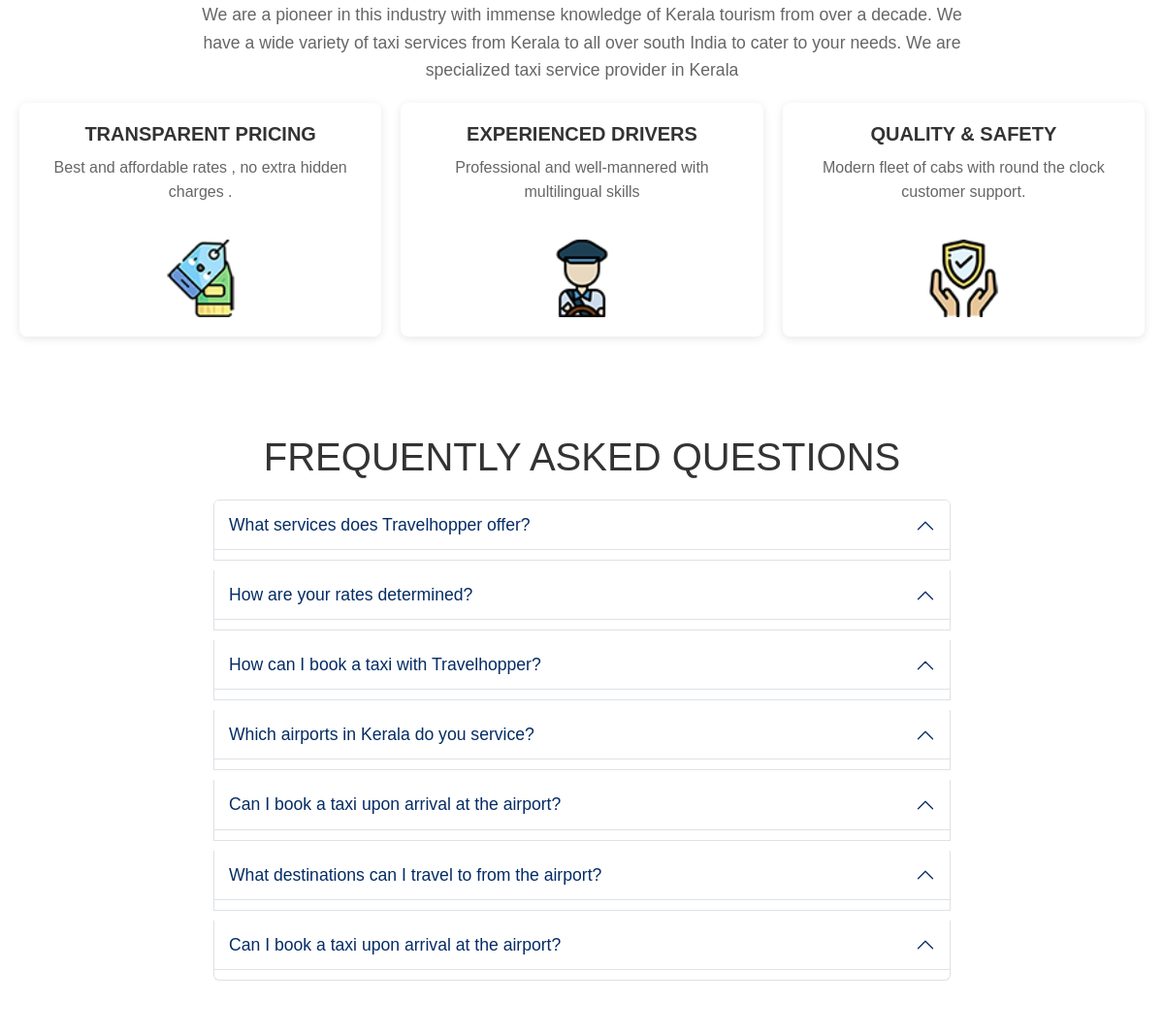
/user_home (middle part), run on an earlier commit of the app's database.
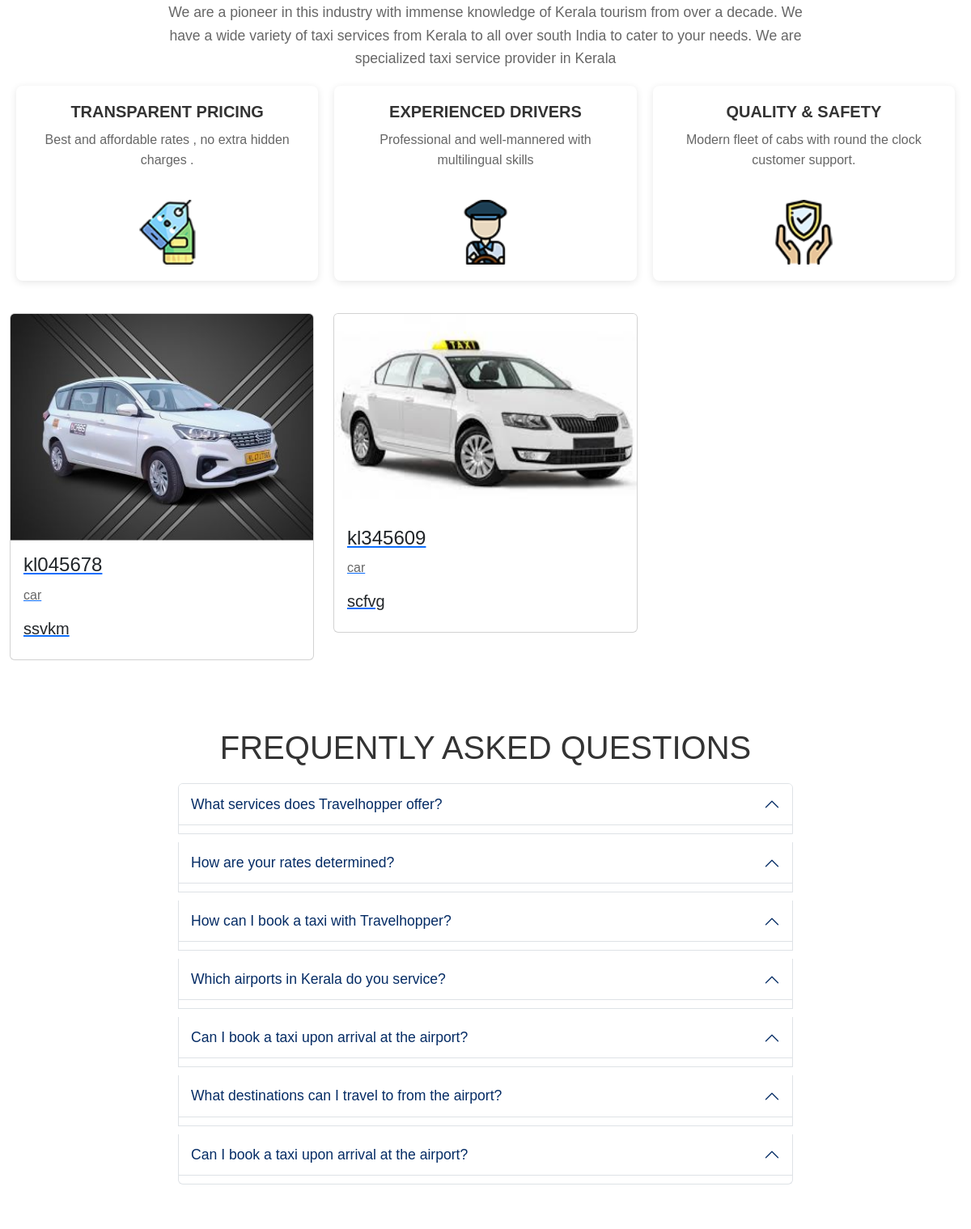
And on a later commit of the database.
### app/models.py (models this page shows, shortened)
class Cab(models.Model):
    number_plate = models.CharField(max_length=15, unique=True)
    model = models.CharField(max_length=50)
    driver_name = models.CharField(max_length=100)
    available = models.IntegerField()
    img = models.FileField()

### app/views.py (the view)
# urls.py: path('user_home',views.user_home),
def user_home(req):
    if 'user' in req.session:
        data=Cab.objects.all()
    cabs=Cab.objects.all()
    return render(req,'user/home.html',{'Cab':cabs})

### templates/user/home.html (shortened to what the changed rows need)
<!DOCTYPE html>
<html lang="en">
<head>
    {% load static %}
    <link href="https://cdn.jsdelivr.net/npm/bootstrap@5.3.3/dist/css/bootstrap.min.css" rel="stylesheet">
</head>
<body>
<div class="container" style="max-width: 1200px;">
    <div class="row">
        {% for cabs in Cab %}
        <div class="col-lg-4 mb-4">
            <a href="view_cabs/{{ cabs.pk }}">
                <div class="card">
                    <img class="card-img-top" src="{{ cabs.img.url }}" alt="Card image" style="width: 100%; height: auto; object-fit: cover;">
                    <div class="card-body">
                        <h4 class="card-title">{{ cabs.number_plate }}</h4>
                        <p class="card-text">{{ cabs.model }}</p>
                        <h5 class="card-title">{{ cabs.driver_name }}</h5>
                    </div>
                </div>
            </a>
        </div>
        {% endfor %}
    </div>
</div>
<div class="qn">
    <h1>FREQUENTLY ASKED QUESTIONS</h1>
    <div class="qns">
        <div class="accordion" id="faqAccordion">
            <div class="accordion-item">
                <h2 class="accordion-header" id="headingOne">
                    <button class="accordion-button" type="button" data-bs-toggle="collapse" data-bs-target="#collapseOne" aria-expanded="true" aria-controls="collapseOne">
                        What services does Travelhopper offer?
                    </button>
                </h2>
            </div>
            <div class="accordion-item">
                <h2 class="accordion-header" id="headingTwo">
                    <button class="accordion-button" type="button" data-bs-toggle="collapse" data-bs-target="#collapseTwo" aria-expanded="false" aria-controls="collapseTwo">
                        How are your rates determined?
                    </button>
                </h2>
            </div>
            <div class="accordion-item">
                <h2 class="accordion-header" id="headingThree">
                    <button class="accordion-button" type="button" data-bs-toggle="collapse" data-bs-target="#collapseThree" aria-expanded="false" aria-controls="collapseThree">
                        How can I book a taxi with Travelhopper?
                    </button>
                </h2>
            </div>
            <div class="accordion-item">
                <h2 class="accordion-header" id="headingFour">
                    <button class="accordion-button" type="button" data-bs-toggle="collapse" data-bs-target="#collapseFour" aria-expanded="false" aria-controls="collapseFour">
                        Which airports in Kerala do you service?
                    </button>
                </h2>
            </div>
            <div class="accordion-item">
                <h2 class="accordion-header" id="headingFive">
                    <button class="accordion-button" type="button" data-bs-toggle="collapse" data-bs-target="#collapseFive" aria-expanded="false" aria-controls="collapseFive">
                        Can I book a taxi upon arrival at the airport?
                    </button>
                </h2>
            </div>
            <div class="accordion-item">
                <h2 class="accordion-header" id="headingSix">
                    <button class="accordion-button" type="button" data-bs-toggle="collapse" data-bs-target="#collapseSix" aria-expanded="false" aria-controls="collapseSix">
                        What destinations can I travel to from the airport?
                    </button>
                </h2>
            </div>
            <div class="accordion-item">
                <h2 class="accordion-header" id="headingSeven">
                    <button class="accordion-button" type="button" data-bs-toggle="collapse" data-bs-target="#collapseSeven" aria-expanded="false" aria-controls="collapseSeven">
                        Can I book a taxi upon arrival at the airport?
                    </button>
                </h2>
            </div>
        </div>
    </div>
</div>
</body>
</html>
</body>
</html>

What changed in the data, as far as the page shows it:
added Cab: img (picture), number_plate "kl045678", model "car", driver_name "ssvkm"
added Cab: img (picture), number_plate "kl345609", model "car", driver_name "scfvg"
